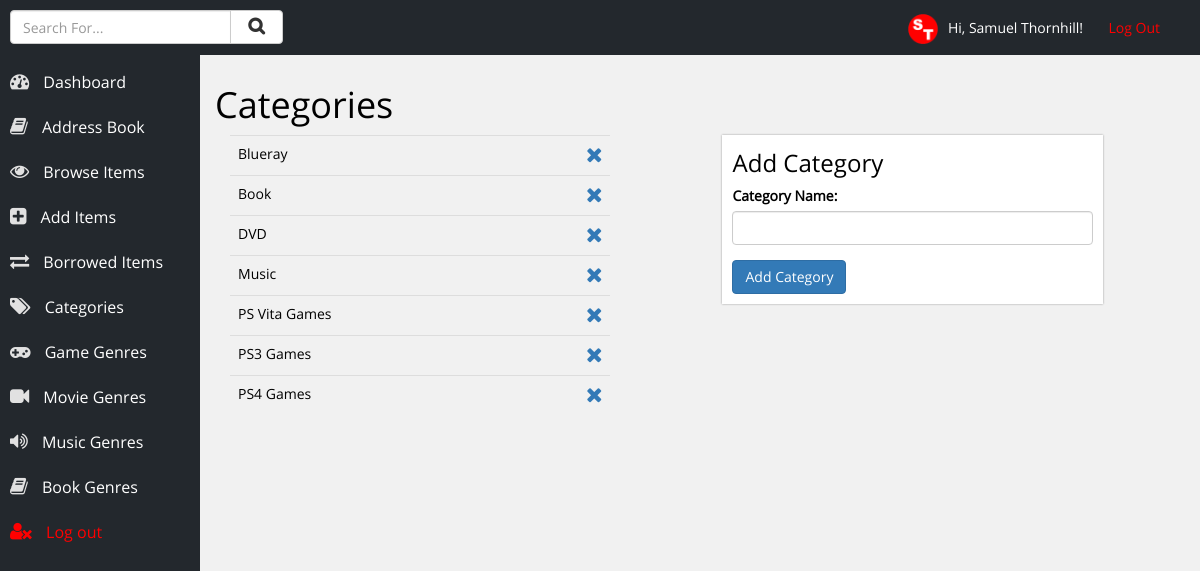
The app's page /categories.php (signed in) with its own data.
### tables this page shows
CREATE TABLE IF NOT EXISTS `users` (
  `id` int(10) NOT NULL AUTO_INCREMENT,
  `username` varchar(20) NOT NULL,
  `name` varchar(50) NOT NULL,
  `password` varchar(12) NOT NULL,
  PRIMARY KEY (`id`)
);

CREATE TABLE IF NOT EXISTS `categories` (
  `id` int(11) NOT NULL AUTO_INCREMENT,
  `category` varchar(150) NOT NULL,
  PRIMARY KEY (`id`)
);

### inc/account-info.php (called while the page is built, shortened)
<?php
	$loggedIn = $_SESSION['username'];
	$result = mysqli_query($con, "SELECT * FROM users WHERE username = '$loggedIn'");
	while ($row = mysqli_fetch_array($result)) {
		$name = $row['name'];
	}
?>

### categories.php (the view, shortened to what this page needs)
<?php
	include ('inc/db_con.php');
	include ('inc/account-info.php');
	include ('inc/head.php');
?>
	<div class="row content-area">
		<h1>Categories</h1>
		<div class="col-xs-5">
			<table class="table">
				<?php
					$result = mysqli_query($con, "SELECT * FROM categories ORDER BY category");
					while ($row = mysqli_fetch_array($result)) {
						echo '<tr>';
							echo '<td>' . $row['category'] . '</td>';
							echo '<td style="text-align:right;">';
									echo '<a href="handlers/delete-category.php?id=' . $row['id'] . '"><i class="fa fa-times" style="font-size:150%;"></i></a>';
							echo '</td>';
						echo '</tr>';
					}
				?>
			</table>
		</div>
		<div class="col-xs-5 col-xs-offset-1">
			<div class="section">
				<form action="handlers/add-category.php" method="POST">
					<h3>Add Category</h3>
					<div class="form-group">
						<label>Category Name:</label>
						<input class="form-control" type="text" name="newCategoryName" />
					</div>
					<input class="btn btn-primary" type="submit" name="submit" value="Add Category" />
				</form>
			</div>
		</div>
	</div>
<?php include ('inc/footer.php'); ?>

### inc/head.php (shortened to what this page needs)
<!DOCTYPE html>
<html lang="en">
<head>
	<link rel="stylesheet" href="css/bootstrap.min.css" />
	<link rel="stylesheet" href="css/main.css" />
	<link rel="stylesheet" href="css/font-awesome.min.css" />
</head>
<body>
<div class="container-fluid">
	<header>
		<p class="log-out"><img style="max-height:30px; margin-right:10px;" src="images/logo.png" alt="Samuel Thornhill" />Hi, <?php echo $name; ?>! &nbsp; &nbsp; &nbsp; <a href="handlers/log-out.php">Log Out</a></p>
		<div class="row">
			<div class="col-xs-3">
				<p style="">
					<form action="search-results.php" method="POST">
						<div class="input-group">
							<input type="text" class="form-control" name="term" placeholder="Search For..." />
							<span class="input-group-btn">
								<button class="btn btn-default" style="margin-top:-20px;" type="submit" name="submit"><i class="fa fa-search" style="font-weight:bold; padding-left:5px; padding-right:5px; font-size:125%;"></i></button>
							</span>
						</div>
					</form>
				</p>
			</div>
		</div>
	</header>
	<div class="navigation">
		<ul>
			<li><a href="index.php"><i class="fa fa-tachometer"></i> Dashboard</a></li>
			<li><a href="contacts.php"><i class="fa fa-book"></i> Address Book</a></li>
			<li><a href="choose-category.php"><i class="fa fa-eye"></i> Browse Items</a></li>
			<li><a href="add-item.php"><i class="fa fa-plus-square"></i> Add Items</a></li>
			<li><a href="borrowed.php"><i class="fa fa-exchange"></i> Borrowed Items</a></li>
			<li><a href="categories.php"><i class="fa fa-tags"></i> Categories</a></li>
			<li><a href="genre.php?genre=Game"><i class="fa fa-gamepad"></i> Game Genres</a></li>
			<li><a href="genre.php?genre=Movie"><i class="fa fa-video-camera"></i> Movie Genres</a></li>
			<li><a href="genre.php?genre=Music"><i class="fa fa-volume-up"></i> Music Genres</a></li>
			<li><a href="genre.php?genre=Book"><i class="fa fa-book"></i> Book Genres</a></li>
			<li><a style="color:red;" href="handlers/log-out.php"><i style="color:red;" class="fa fa-user-times"></i> Log out</a></li>
		</ul>
	</div>

### css/main.css (style rules this page uses)
body { font-size: 14px; font-family: open-sans; background-color: #f1f1f1; color: black; }
header { width: 100%; background-color: #23282D; height: 55px; line-height: 55px; position: fixed; top: 0px; left: 0px; color: white; z-index: 99; padding-left: 10px; padding-right: 10px; }
header .log-out { float: right; margin-right: 30px; }
header .log-out a { text-decoration: none; color: red; }
.navigation { background-color: #23282D; width: 200px; height: 100%; float: left; position: fixed; top: 0px; left: 0px; padding-top: 40px; color: white; font-size: 16px; }
.navigation ul { list-style-type: none; margin: 0px; padding: 0px; margin-top: 20px; }
.navigation ul li { margin: 0px; padding: 0px; }
.navigation ul li a { color: white; text-decoration: none; height: 45px; line-height: 45px; display: block; padding-left: 10px; }
.navigation ul li a .fa { padding-right: 10px; font-size: 120%; color: #e1e1e1; }
.content-area { margin-left: 200px; padding-top: 65px; margin-bottom: 50px; }
.section { background-color: white; box-shadow: 0px 0px 2px #999; padding: 10px; }
.section h1, .section h2, .section h3, .section h4, .section h5, .section h6 { margin-top: 5px; }

### records on screen
users: name "Samuel Thornhill"
categories: category "Blueray"
categories: category "Book"
categories: category "DVD"
categories: category "Music"
categories: category "PS Vita Games"
categories: category "PS3 Games"
categories: category "PS4 Games"
